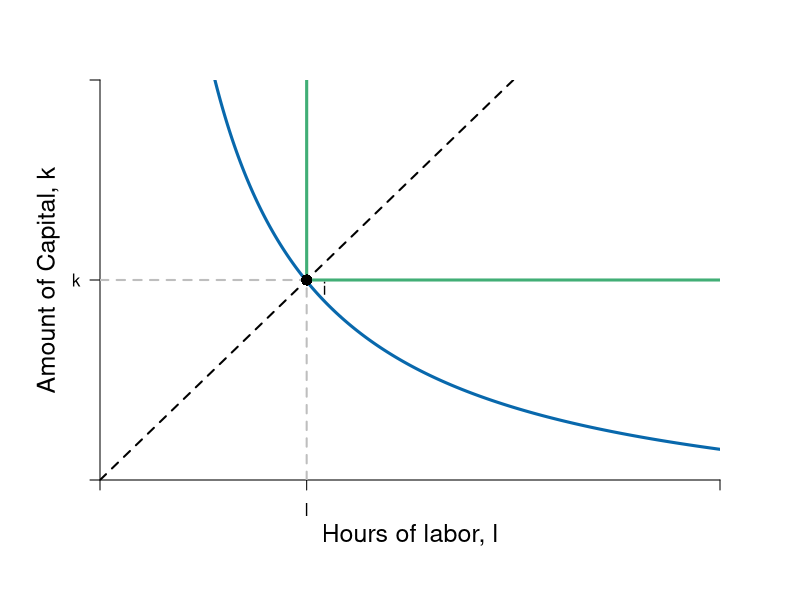

Write R code to recreate this figure.
#Graph Designer: Simon Halliday / Scott Cohn
#Authors: Bowles and Halliday
#Title: Coordination, Conflict and Competition: A Text in Microeconomics

pdf(file = "firmmarketsupply/cap_intens_CD_L_a.pdf", width = 9, height = 7)

#Set parameters for graphics
axislabelsize <- 1.5
labelsize <- 1.2
graphlinewidth <- 3
segmentlinewidth <- 2

COL <- c("#7fc97f", "#beaed4", "#fdc086", "#ffff99", "#386cb0", "#f0027f", "#bf5b17", "#666666")
COLA <- c("#e0f3db", "#99d8c9","#66c2a4","#41ae76", "#238b45", "#005824")
COLB <- c("#c6dbef", "#4eb3d3", "#2b8cbe", "#0868ac","#084081")

par(mar =  c(6, 5, 4, 4))

isoquant <- function(l, alpha = 0.5, x = 5, A = 1, h = 1.6) {
  (x / (A*l^alpha))^(1/(1 - alpha)) - h
}

xlims <- c(0, 12)
ylims <- c(0, 12)

npts <- 501 


plot(0, 0, xlim = xlims, ylim = ylims, type = "n",
     xlab = expression(paste("")),
     ylab = expression(paste("")), 
     xaxt = "n", 
     yaxt = "n", 
     cex.lab = axislabelsize, 
     bty = "n",
     xaxs="i", 
     yaxs="i")

ticksy <- c(0, 6, ylims[2])
ylabels <- c(NA, expression(paste(k)), NA)
ticksx <- c(0, 4, xlims[2])
xlabels <- c(NA, expression(paste(l)), NA)

axis(1, at = ticksx, pos = 0, labels = xlabels)
axis(2, at = ticksy, pos = 0, labels = ylabels, las = 1)

npts <- 500 
xx1 <- seq(xlims[1], xlims[2], length.out = npts)

mtext(expression(paste("Hours of labor, ", l)), side=1, line = 2.5, cex = axislabelsize)
text(-1, 0.5*ylims[2], expression(paste("Amount of Capital, ", k)), xpd = TRUE, cex = axislabelsize, srt = 90) 

# Dash diagonals
# segments(0, 0, 18, ylims[2], lty = 2, col = "black", lwd = segmentlinewidth)
segments(0, 0, 8, ylims[2], lty = 2, col = "black", lwd = segmentlinewidth)

# Grey segments
# segments(6, 0, 6, 4, lty = 2, col = "grey", lwd = segmentlinewidth)
# segments(0, 4, 6, 4, lty = 2, col = "grey", lwd = segmentlinewidth)

segments(4, 0, 4, 6, lty = 2, col = "grey", lwd = segmentlinewidth)
segments(0, 6, 4, 6, lty = 2, col = "grey", lwd = segmentlinewidth)

# Isoquant
lines(xx1, isoquant(xx1, x = 11, alpha = 0.5, A = 2, h = 1.6), col = COLB[4], lwd = graphlinewidth)
# lines(xx1, isoquant(xx1, x = 7.6, alpha = 0.5, A = 2, h = -1.6), col = COLB[5], lwd = graphlinewidth)

# Leontief
segments(4, 6, xlims[2], 6, lty = 1, col = COLA[4], lwd = graphlinewidth)
segments(4, 6, 4, ylims[2], lty = 1, col = COLA[4],  lwd = graphlinewidth)

# segments(6, 4, xlims[2], 4, lty = 1, col = COLA[5], lwd = graphlinewidth)
# segments(6, 4, 6, ylims[2], lty = 1, col = COLA[5],  lwd = graphlinewidth)

# Points
points(4, 6, pch = 16, col = "black", cex = 1.5)
text(4.35, 5.75, expression(i))

# points(6, 4, pch = 16, col = "black", cex = 1.5)
# text(6.25, 3.65, expression(e))

dev.off()
